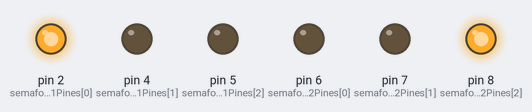
Bench run of a sketch on a simulated Arduino Uno, built with avr-gcc and run on an emulated ATmega328P. On the bench: output pins drawn as LEDs (lit = HIGH).

Above: at 1.6 s.
At 3.37 s:
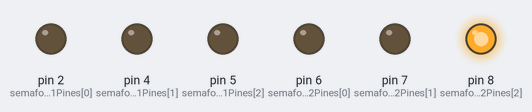
At 5.62 s:
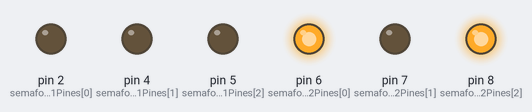
At 9.5 s:
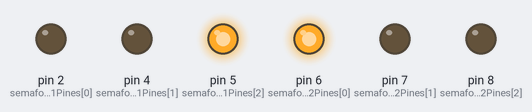
At 12.62 s:
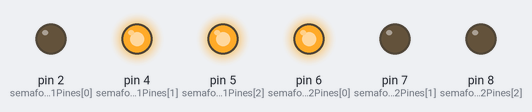
At 15.87 s:
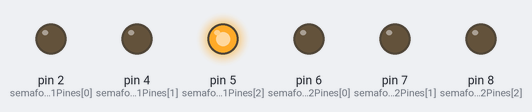
Timing chart, 0 to 18.4 s (numbered marks = the images above):
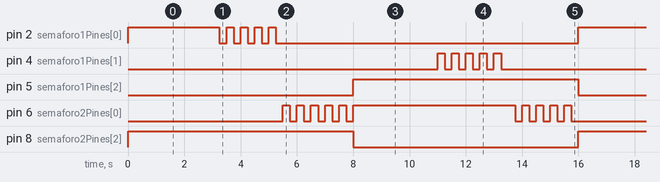

Measured:
- by itself, pin 2 (semaforo1Pines[0]): repeats every 16.0 s: 4 × (LOW 0.25 s, HIGH 0.25 s), LOW 10.8 s, HIGH 3.3 s
- by itself, pin 5 (semaforo1Pines[2]), pin 8 (semaforo2Pines[2]): alternates HIGH for 8.0 s and LOW for 8.0 s
- by itself, pin 4 (semaforo1Pines[1]): goes 4 × (HIGH 0.25 s, LOW 0.25 s), HIGH 0.25 s, LOW 13.8 s, 4 × (HIGH 0.25 s, LOW 0.25 s), HIGH 0.25 s, then LOW
- by itself, pin 6 (semaforo2Pines[0]): repeats every 16.0 s: 4 × (LOW 0.25 s, HIGH 0.25 s), LOW 0.25 s, HIGH 5.8 s, 4 × (LOW 0.25 s, HIGH 0.25 s), LOW 5.8 s, HIGH 0.25 s

The sketch:

ejercicio_4.ino
```cpp
// Definición de pines para el primer semáforo
const int semaforo1Pines[] = {2, 4, 5}; // {rojo, ambar, verde}

// Definición de pines para el segundo semáforo
const int semaforo2Pines[] = {6, 7, 8}; // {rojo, ambar, verde}

void setup() {
  // Inicializar los pines como salidas
  for (int i = 0; i < 3; i++) {
    pinMode(semaforo1Pines[i], OUTPUT);
    pinMode(semaforo2Pines[i], OUTPUT);
  }
}

void loop() {
  // Secuencia: rojo 1 - verde 2 durante 3 segundos
  cambiarSemaforo(semaforo1Pines, HIGH, LOW, LOW);
  cambiarSemaforo(semaforo2Pines, LOW, LOW, HIGH);
  delay(3000);

  // Rojo 1 - ambar 2 (parpadea) durante 500 ms
  parpadear(semaforo1Pines[0], 500);
  parpadear(semaforo2Pines[0], 500);

  // Verde 1 - rojo 2 durante 3 segundos
  cambiarSemaforo(semaforo1Pines, LOW, LOW, HIGH);
  cambiarSemaforo(semaforo2Pines, HIGH, LOW, LOW);
  delay(3000);

  // Ambar 1 (parpadea) - rojo 2 durante 500 ms
  parpadear(semaforo1Pines[1], 500);
  parpadear(semaforo2Pines[0], 500);
}

void cambiarSemaforo(const int* pines, int estadoRojo, int estadoAmbar, int estadoVerde) {
  digitalWrite(pines[0], estadoRojo);
  digitalWrite(pines[1], estadoAmbar);
  digitalWrite(pines[2], estadoVerde);
}

void parpadear(int pin, int duracion) {
  for (int i = 0; i < 5; i++) {
    digitalWrite(pin, HIGH);
    delay(250);
    digitalWrite(pin, LOW);
    delay(250);
  }
}
```
